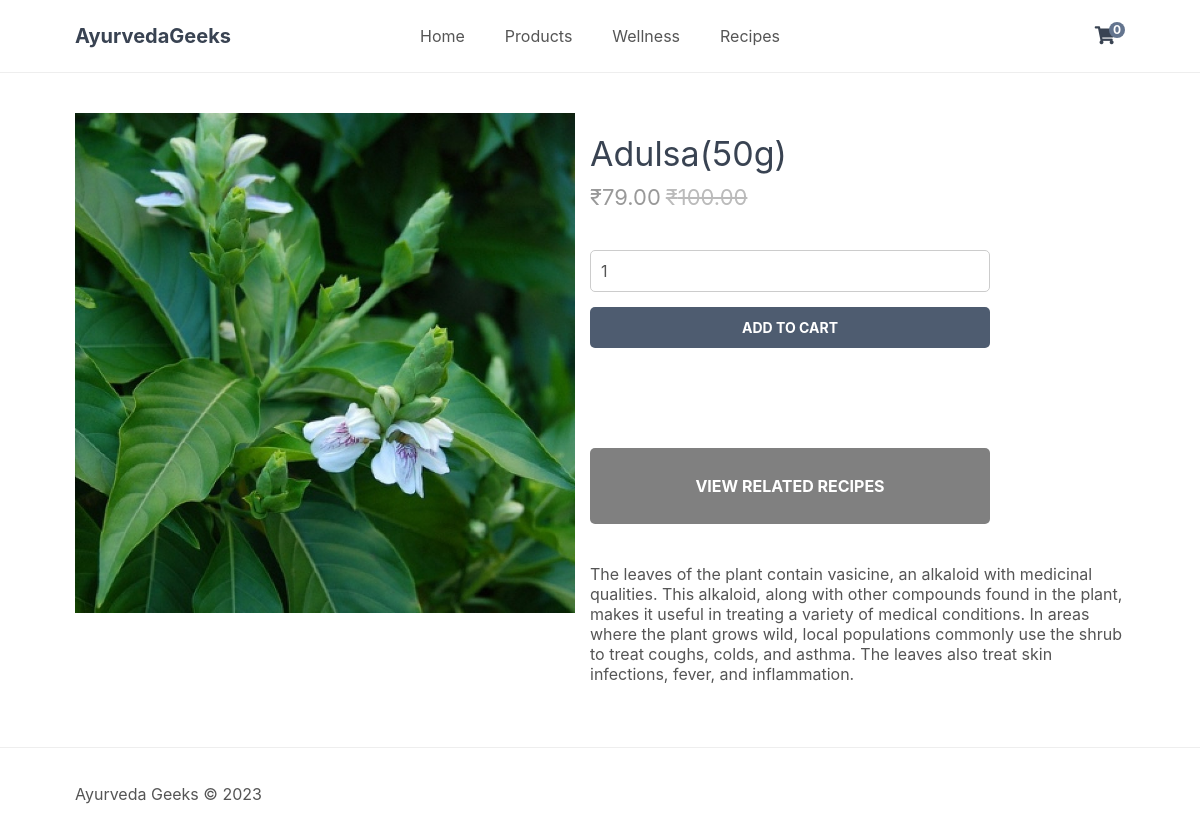
The app's page /index.php?page=product&id=14 with its own data.
### tables this page shows
CREATE TABLE `products` (
  `id` int(11) NOT NULL,
  `name` varchar(200) NOT NULL,
  `desc` text NOT NULL,
  `price` decimal(7,2) NOT NULL,
  `rrp` decimal(7,2) NOT NULL DEFAULT 0.00,
  `quantity` int(11) NOT NULL,
  `img` text NOT NULL,
  `date_added` datetime NOT NULL DEFAULT current_timestamp()
);

### index.php (called while the page is built, shortened)
<?php
include 'functions.php';
$page = isset($_GET['page']) && file_exists($_GET['page'] . '.php') ? $_GET['page'] : 'home';
include $page . '.php';
?>

### product.php (the view, shortened to what this page needs)
<?php
if (isset($_GET['id'])) {
$x=$_GET['id'];
$stmt = mysqli_query($con,"SELECT * FROM products WHERE id='$x'");
$product = mysqli_fetch_array($stmt,MYSQLI_ASSOC);
} else {
exit("Product doesn't exist!");
}
?>
<?=template_header($product['name'])?>
<div class="product content-wrapper">
<img src="imgs/<?=$product['img']?>" width="500" height="500" alt="<?=$product['name']?>">
<div>
<h1 class="name"><?=$product['name']?></h1>
<span class="price">
&#8377;<?=$product['price']?>
<?php if ($product['rrp'] > 0): ?>
<span class="rrp">&#8377;<?=$product['rrp']?></span>
<?php endif; ?>
</span>
<form action="index.php?page=cart" method="post">
<input type="number" name="quantity" value=1 min="1" value="<php?=$product['quantity']?>" placeholder="Quantity" required>
<input type="submit" value="Add To Cart" name="Add_To_Cart">
</form>
<a href="index.php?page=recipesfilter&id=<?=$product['id']?>" class="product" style="text-decoration:none">
<br><form>
    <div style="background: grey; text-align:center;border: 0;width: 400px;padding: 12px 0;text-transform: uppercase;font-size: 14px;
font-weight: bold;border-radius: 5px;cursor: pointer;">
<h3 style="color: #FFFFFF;">View Related Recipes</h3>
</div>
</form>
</a>
<div class="description">
<?=$product['desc']?>
</div>
</div>
</div>
<?=template_footer()?>

### style.css (style rules this page uses)
* { box-sizing: border-box; font-family: -apple-system, BlinkMacSystemFont, "segoe ui", roboto, oxygen, ubuntu, cantarell, "fira sans", "droid sans", "helvetica neue", Arial, sans-serif; font-size: 16px; -webkit-font-smoothing: antialiased; -moz-osx-font-smoothing: grayscale; }
html { height: 100%; }
body { position: relative; min-height: 100%; color: #555555; background-color: #FFFFFF; margin: 0; padding-bottom: 100px; }
h1, h2, h3, h4, h5 { color: #394352; }
.content-wrapper { width: 1050px; margin: 0 auto; }
main > .product { display: flex; padding: 40px 0; }
main > .product > div { padding-left: 15px; }
main > .product h1 { font-size: 34px; font-weight: normal; margin: 0; padding: 20px 0 10px 0; }
main > .product .price { display: block; font-size: 22px; color: #999999; }
main > .product .rrp { color: #BBBBBB; text-decoration: line-through; font-size: 22px; padding-left: 5px; }
main > .product form { display: flex; flex-flow: column; margin: 40px 0; }
main > .product form input[type="number"] { width: 400px; padding: 10px; margin-bottom: 15px; border: 1px solid #ccc; color: #555555; border-radius: 5px; }
main > .product form input[type="submit"] { background: #4e5c70; border: 0; color: #FFFFFF; width: 400px; padding: 12px 0; text-transform: uppercase; font-size: 14px; font-weight: bold; border-radius: 5px; cursor: pointer; }

### records on screen
products: img (picture), name "Adulsa(50g)", price "79.00", rrp "100.00", desc "The leaves of the plant contain vasicine, an alkaloid with medicinal qualities. This alkaloid, along with other compounds found in the plant, makes it useful in treating a variety of medical conditions. In areas where the plant grows wild, local populations commonly use the shrub to treat coughs, colds, and asthma. The leaves also treat skin infections, fever, and inflammation."

### other values on screen
$num_items_in_cart "0"
